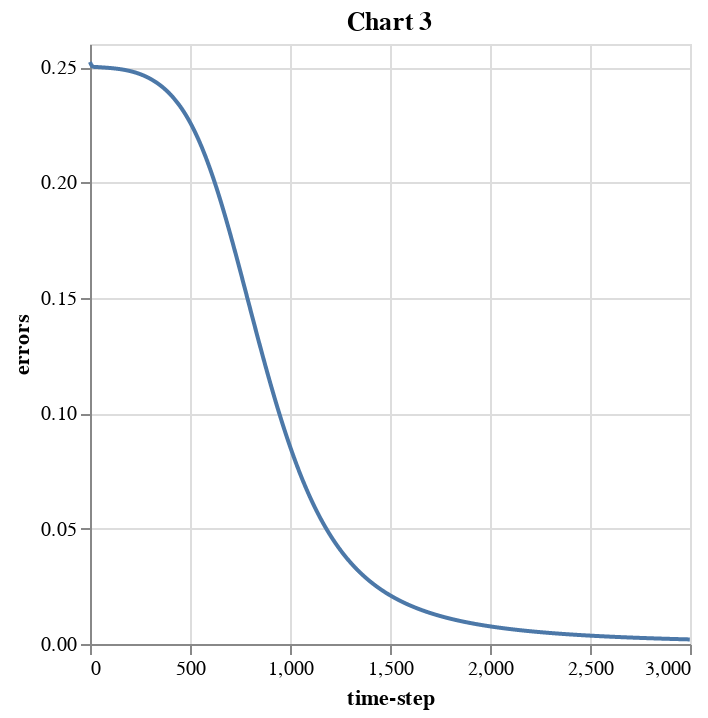

This figure's notebook cell:
### Code cell
# Inputs: XOR problem
X = np.array([[0, 0, 1, 1],
              [0, 1, 0, 1]]).T  # Shape (4, 2)
y = np.array([[0, 1, 1, 0]]).T  # Shape (4, 1)

# Convert to torch tensors
X_tensor = torch.tensor(X, dtype=torch.float32)
y_tensor = torch.tensor(y, dtype=torch.float32)

# Define the model
class SimpleNet(nn.Module):
    def __init__(self):
        super(SimpleNet, self).__init__()
        self.fc1 = nn.Linear(2, 16)
        self.fc2 = nn.Linear(16, 1)
        self.sigmoid = nn.Sigmoid()

    def forward(self, x):
        x = self.sigmoid(self.fc1(x))
        x = self.sigmoid(self.fc2(x))
        return x

model = SimpleNet()

# Loss and optimizer
criterion = nn.MSELoss()
optimizer = optim.Adam(model.parameters())

# Training loop
errors = []
epochs = 3000

for epoch in range(epochs):
    optimizer.zero_grad()
    outputs = model(X_tensor)
    loss = criterion(outputs, y_tensor)
    loss.backward()
    optimizer.step()
    errors.append(loss.item())

# Convert errors to DataFrame and plot
df2 = pd.DataFrame({"errors": errors, "time-step": np.arange(epochs)})

alt.Chart(df2).mark_line().encode(
    x="time-step",
    y="errors"
).properties(title='Chart 3')

### Figure 1 — Vega-Lite specification as saved in the notebook (floating-point values rounded to 4 significant figures; data arrays with more than 128 entries replaced by an {"elided": "..."} marker saying what was removed)
{"config": {"view": {"continuousWidth": 300, "continuousHeight": 300}}, "data": {"name": "data-44b556fcc7ce0e5940abf9ac8ccc9c01"}, "mark": {"type": "line"}, "encoding": {"x": {"field": "time-step", "type": "quantitative"}, "y": {"field": "errors", "type": "quantitative"}}, "title": "Chart 3", "$schema": "https://vega.github.io/schema/vega-lite/v5.20.1.json", "datasets": {"data-44b556fcc7ce0e5940abf9ac8ccc9c01": {"elided": "3000 records"}}}
